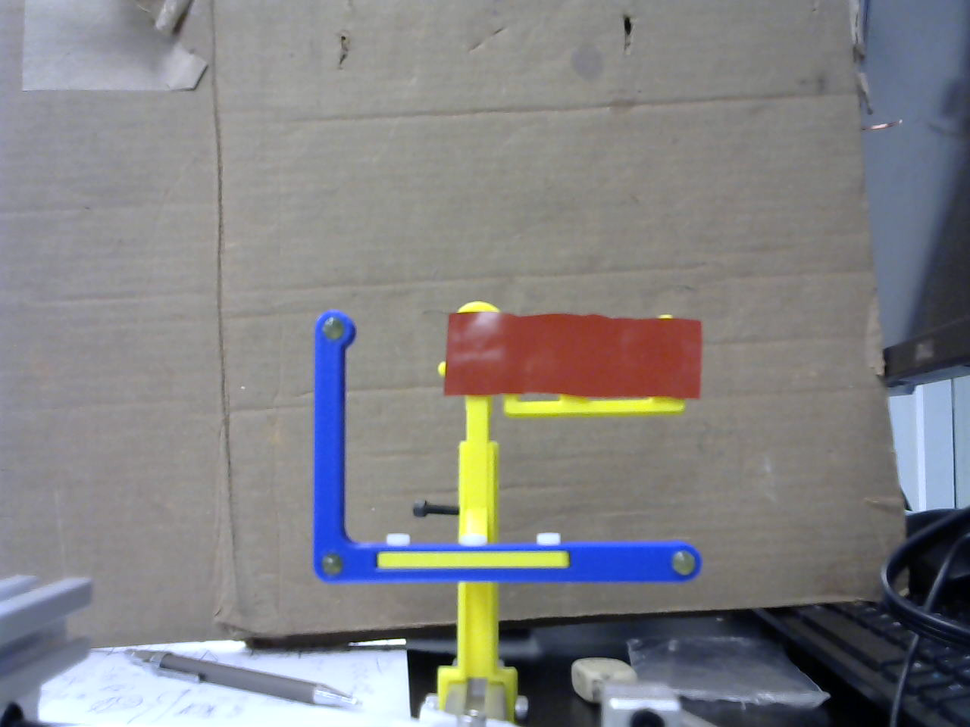
%> input picture HW9/im2.tif, 970 x 727 px, shrunk from 1280 x 960 before the run
$ octave camera_calib.m   (GNU Octave 9; MATLAB toolbox functions it lacks are replaced by stand-ins)
%> lines starting %> are read from the running program, lines starting %| are printed output that depends on the picture; in (x1, y1, x2, y2) boxes, pixels count from 0 and x2, y2 are one past the last pixel; in counts of white or black regions, pixels touching at a corner belong together; the program's own positions count from 1
### HW9/compute_marker_location.m
function target = compute_marker_location(img)
% Function compute_marker_location takes in a img(uint8 format) as an input argument
% and returns the centroids of the three markers as a 3x2 array.
% Perform necessary image processing operations to get the location of the
% centroids

%%%%%%%%%%%%%%%%%%%% YOUR CODE BELOW THIS LINE %%%%%%%%%%%%%%%%%%%%%%%%%%%%
hsvImage = rgb2hsv(img);
% Extract out the H, S, and V images individually
hImage = hsvImage(:,:,1);
sImage = hsvImage(:,:,2);
vImage = hsvImage(:,:,3);

% Yellow
hueThresholdLow = 0.1;
hueThresholdHigh = 0.5;
saturationThresholdLow = 0.7;
saturationThresholdHigh = 1;
valueThresholdLow = 0.8;
valueThresholdHigh = 1.0;


fontSize = 16;

% Display the original image.
	subplot(3, 4, 1);
	hRGB = imshow(img);

    % Display the hue image.
	subplot(3, 4, 2);
	h1 = imshow(hImage);
	title('Hue Image', 'FontSize', fontSize);
	% Set up an infor panel so you can mouse around and inspect the hue values.
	hHuePI = impixelinfo(h1);
	set(hHuePI, 'Units', 'Normalized', 'Position',[.34 .69 .15 .02]);

	% Display the saturation image.
	h2 = subplot(3, 4, 3);
	imshow(sImage);
	title('Saturation Image', 'FontSize', fontSize);
	% Set up an infor panel so you can mouse around and inspect the saturation values.
	hSatPI = impixelinfo(h2);
	set(hSatPI, 'Units', 'Normalized', 'Position',[.54 .69 .15 .02]);

	% Display the value image.
	h3 = subplot(3, 4, 4);
	imshow(vImage);
	title('Value Image', 'FontSize', fontSize);
	% Set up an infor panel so you can mouse around and inspect the value values.
	hValuePI = impixelinfo(h3);
	set(hValuePI, 'Units', 'Normalized', 'Position',[.75 .69 .15 .02]);

    	% Display the thresholded binary images.

        % Now apply each color band's particular thresholds to the color band
hueMask = (hImage >= hueThresholdLow) & (hImage <= hueThresholdHigh);
saturationMask = (sImage >= saturationThresholdLow) & (sImage <= saturationThresholdHigh);
valueMask = (vImage >= valueThresholdLow) & (vImage <= valueThresholdHigh);
hueMask=1-hueMask;
valueMask=1-valueMask;


	fontSize = 16;
	subplot(3, 4, 10);
	imshow(hueMask, []);
	title('=   Hue Mask', 'FontSize', fontSize);
	subplot(3, 4, 11);
	imshow(saturationMask, []);
	title('&   Saturation Mask', 'FontSize', fontSize);
	subplot(3, 4, 12);
	imshow(valueMask, []);
	title('&   Value Mask', 'FontSize', fontSize);
	% Combine the masks to find where all 3 are "true."
	% Then we will have the mask of only the red parts of the image.
	coloredObjectsMask = uint8(hueMask & saturationMask);
	subplot(3, 4, 9);
	imshow(coloredObjectsMask, []);
	caption = sprintf('Mask of Only Regions\nof The Specified Color');
	title(caption, 'FontSize', fontSize);

    subplot(3, 4, 5);
%    img_clean = medfilt2(hueMask & saturationMask, [3 3]);
    img_clean = hueMask & saturationMask;
    imshow(img_clean);
img_clean=img_clean-1;
% [6 lines of commented-out code are left out]
[m,n]=size(img_clean);
    stats = regionprops(logical(img_clean), 'Area', 'Centroid', 'Eccentricity');
sizeStats=size(stats);
bw_3=false(m,n);
ii=1;
subplot(3, 4, 6);
hold on
    label=bwlabel(img_clean);
    for i=1:sizeStats(1)
    if(stats(i).Eccentricity<0.5 && stats(i).Eccentricity>0.1 && stats(i).Area>15)
    target(ii,:)=[stats(i).Centroid(1),stats(i).Centroid(2)];
    bw_3(label==i)=1;
    ii=ii+1;
    end
end
imshow(bw_3);
hold on
for i=1:sizeStats(1)
    if(stats(i).Eccentricity<0.5 && stats(i).Eccentricity>0.1)
    plot(stats(i).Centroid(1),stats(i).Centroid(2),'r*');
    end
end


figure
imshow(img)
% Plot the contours and the centroids of the markers on the image

end

### HW9/pixel_to_world.m
function markers_cam = pixel_to_world(centroids, KK, Z)
% Function pixel_to_world converts the pixel co-ordinates to the camera
% co-ordinates.
% It takes in centroids of the three markers as a 3x2 matrix, the camera
% instrinsic KK and actual distance from the camera to the markers Z and
% returns the position of the markers in a 3x2 matrix

%%%%%%%%%%%%%%%%%%% YOUR CODE BELOW THIS LINE %%%%%%%%%%%%%%%%%%%%%%%%%%%%%
markers_cam = zeros(3,2);

for i=1:3
markers_cam(i,1)=Z*centroids(i,1)/KK(1,1);
markers_cam(i,2)=Z*centroids(i,2)/KK(2,2);
end


end

### HW9/camera_calib.m
%% Camera Calibration Lab
%%%%%%%%%%%%%%%%%%%%%%%%%%%%%%%%%%%%%%%%%%%%%%%%%%%%%%%%%%%%%%%%%%%%%%%%%%%
% Make sure you have your webcamera calibrated and the markers are
% clearly visible in the field of view of the camera before starting to complete
% this lab

%%
% Insert your Calibration Matrix and depth to the fiducials using extrinsics here
KK = zeros(3,3);
% KK=[1382.1,0,658.5731;0,1381.3,471.8988;0,0,1];
KK=[1383.384,0,658.5731;0,1383.1,471.8988;0,0,1];
Z = 372.9482;

%%
% Enter the correct integer to the webcam function as per the connection
% on your computer.
% if ~exist('cam','var')
%     cam = webcam(2);
% end
%%
% Acquire an image and locate the centroids. You should complete the
% function compute_marker_location.m

% img = snapshot(cam);

img = imread('im2.tif');
%> img is the input picture: size 727x970x3 uint8; mean R, G, B 130, 129.9, 132.2
centroids = compute_marker_location(img);
%> in compute_marker_location, `hsvImage = rgb2hsv(img);`: hsvImage: size 727x970x3 double; mean H, S, V 0.342, 0.147, 0.555
%> in compute_marker_location, `hImage = hsvImage(:,:,1);`:
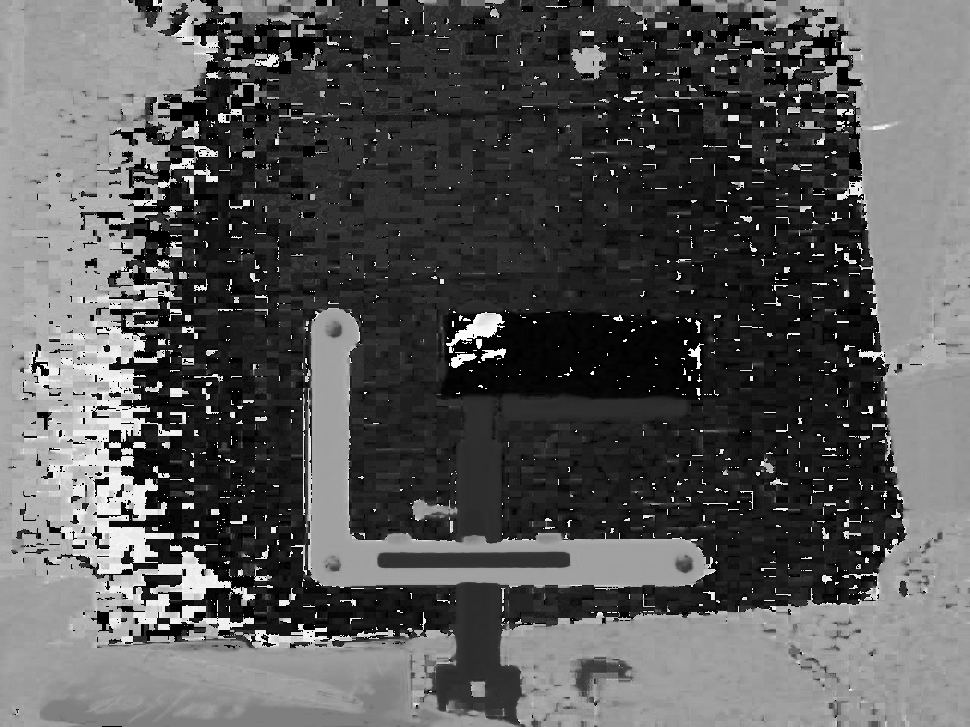
%> hImage: size 727x970 double; min 0, max 0.998, mean 0.342
%> in compute_marker_location, `hueMask = (hImage >= hueThresholdLow) & (hImage <= hueThresholdHigh);`:
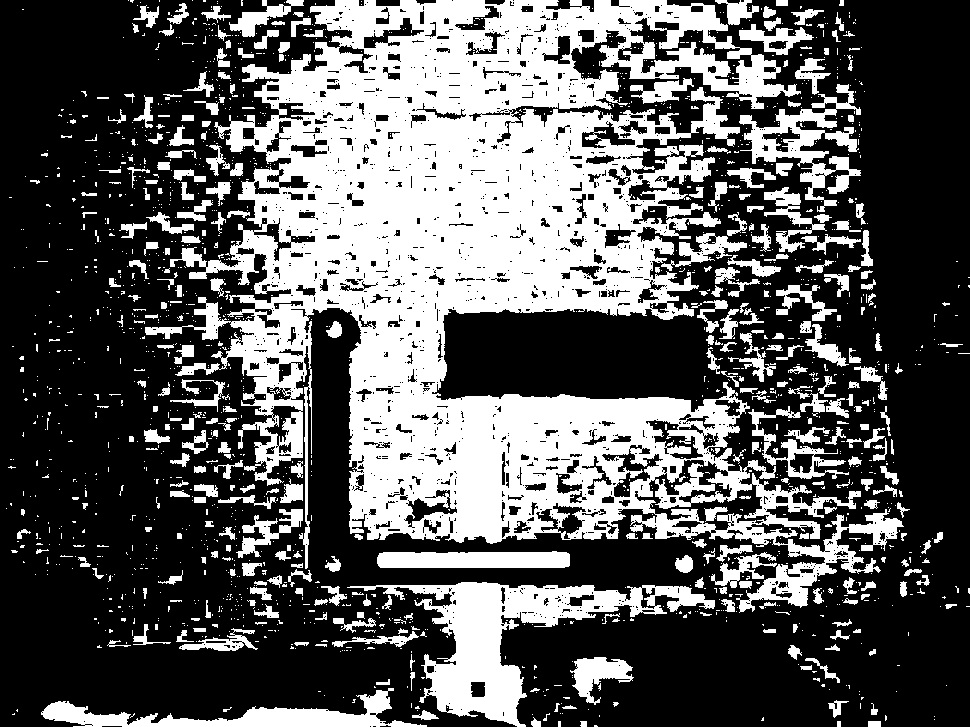
%> hueMask: size 727x970 logical; 36% white; 1854 white regions (1508 under 20 px), largest, box (x1, y1, x2, y2) and area: (145, 0, 904, 613) 179951, (347, 582, 715, 727) 14504, (41, 688, 427, 727) 5131
%> in compute_marker_location, `saturationMask = (sImage >= saturationThresholdLow) & (sImage <= satur..`: saturationMask: size 727x970 logical; 3.6% white; 207 white regions (159 under 20 px), largest, box (x1, y1, x2, y2) and area: (314, 314, 700, 582) 14518, (463, 585, 497, 677) 2007, (806, 659, 889, 727) 1879
%> in compute_marker_location, `valueMask = (vImage >= valueThresholdLow) & (vImage <= valueThresholdH..`: valueMask: size 727x970 logical; 8.6% white; 48 white regions (29 under 20 px), largest, box (x1, y1, x2, y2) and area: (37, 309, 698, 727) 46687, (890, 380, 954, 513) 6716, (379, 553, 566, 567) 2430
%> in compute_marker_location, `coloredObjectsMask = uint8(hueMask & saturationMask);`:
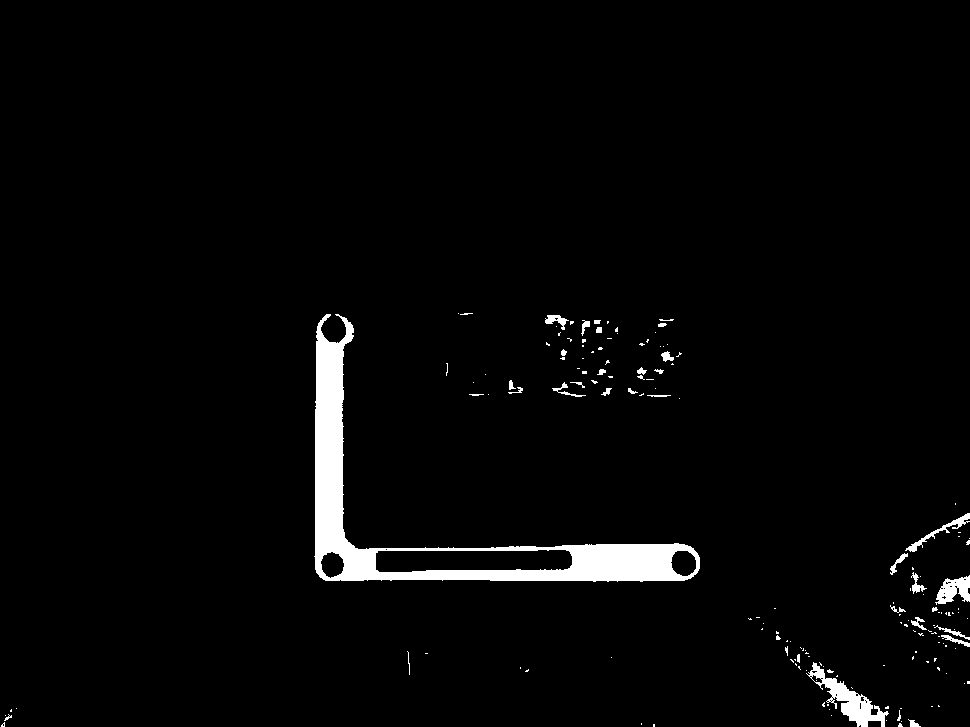
%> coloredObjectsMask: size 727x970 uint8; values 0 (black) and 1 (white), 2.7% white; 163 white regions (128 under 20 px), largest, box (x1, y1, x2, y2) and area: (314, 314, 700, 582) 14518, (806, 662, 889, 727) 1508, (935, 575, 970, 605) 612
%> in compute_marker_location, `stats = regionprops(logical(img_clean), 'Area', 'Centroid', 'Eccentric..`: stats = 22 regions; largest, Area, Centroid and Eccentricity: 681060 [484.1 357.9] 0.667, 3788 [472.7 561.1] 0.995, 493 [684.3 563.7] 0.396, 433 [332.9 565.3] 0.414, 78 [875 724.5] 0.887
%> in compute_marker_location, `sizeStats=size(stats);`: sizeStats = [22 1]
%> in compute_marker_location, `label=bwlabel(img_clean);`:
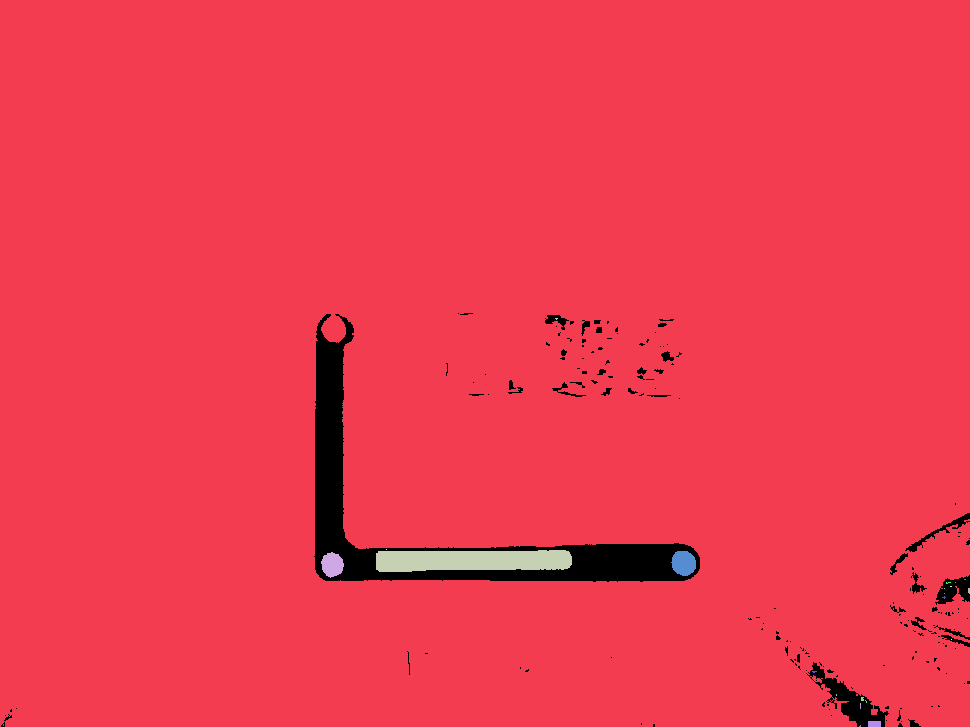
%> label: size 727x970 double; 23 distinct labels, from 0 to 22; one colour per label, 0 black
%> the loop in compute_marker_location, `for i=1:sizeStats(1)` made 22 passes
%> ii on passes 2, 6: 2, 3
%> after the loop in compute_marker_location, `for i=1:sizeStats(1)`:
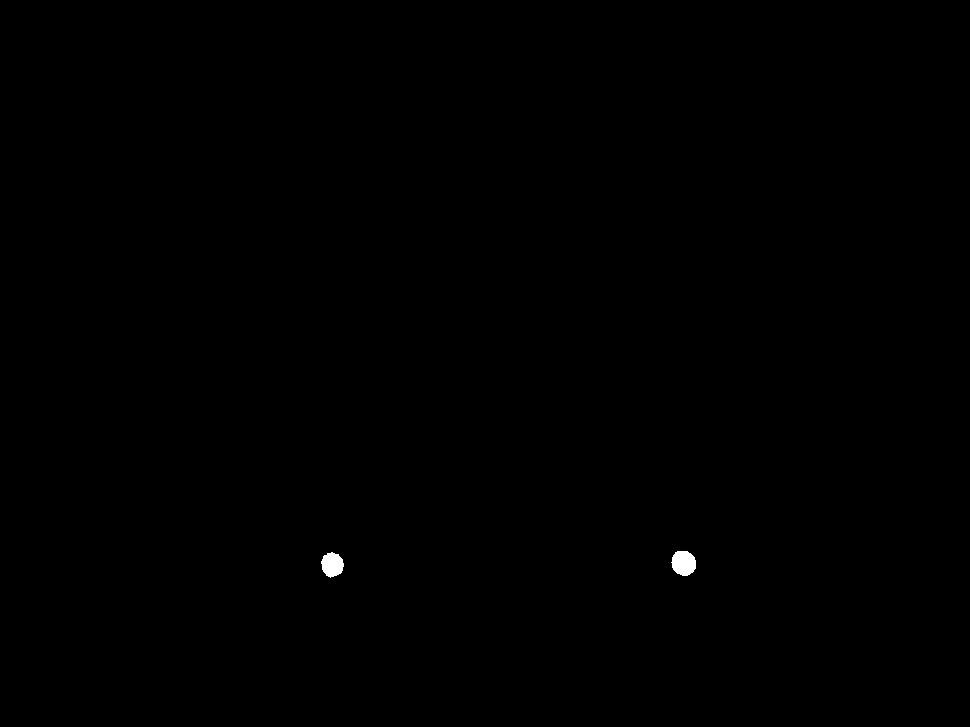
%> bw_3: size 727x970 logical; 0.13% white; 2 white regions, box (x1, y1, x2, y2) and area: (671, 551, 696, 576) 493, (321, 552, 344, 578) 433
%> after the loop in compute_marker_location, `for i=1:sizeStats(1)`: target = [332.9 565.3; 684.3 563.7]
%> the loop in compute_marker_location, `for i=1:sizeStats(1)` made 22 passes
%> after the loop in compute_marker_location, `for i=1:sizeStats(1)`:
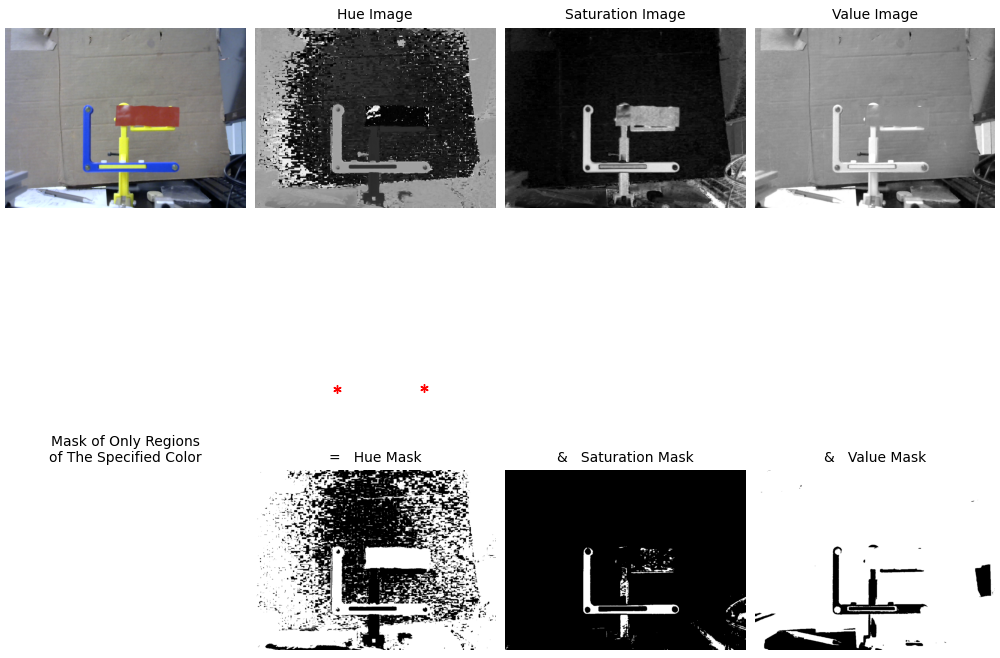
%> figure redrawn from the program's plot data, 10 panels
%> centroids = [332.9 565.3; 684.3 563.7]

%%
% Convert the Pixel co-ordinates to the camera reference frame
markers_cam = pixel_to_world(centroids, KK, Z);
%> the run ends on the next line
